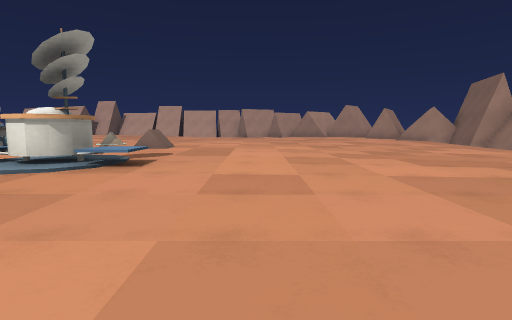
view 1 (above)

24 first-person views from a walk through a level from a Godot 3-D game. The camera is 1.2 m above the floor, tilts 6° down and sees 80° across. The floor is counted in squares, 2 m on a side. Each view is taken from the middle of a square. On the plan, view 1 faces up. The plan holds only what a view shows up to about 9 squares ahead; the rest is blank. The place goes on beyond the plan.

view 2
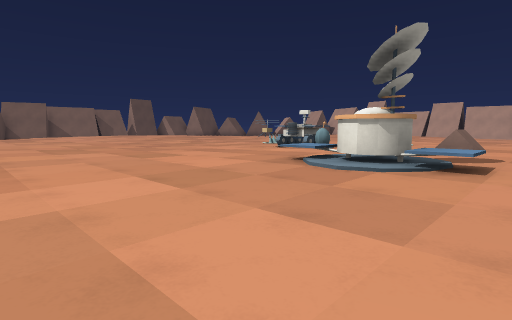

view 3
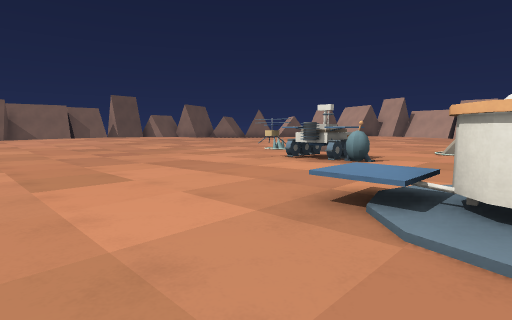

view 4
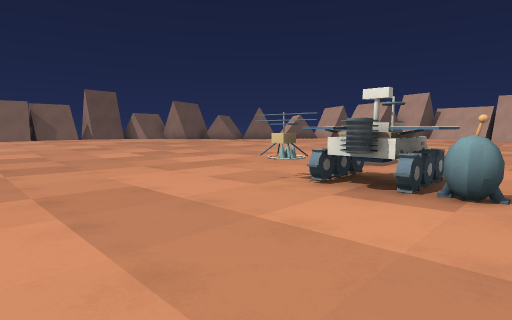

view 5
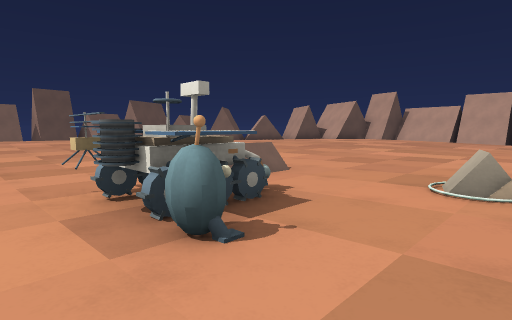

view 6
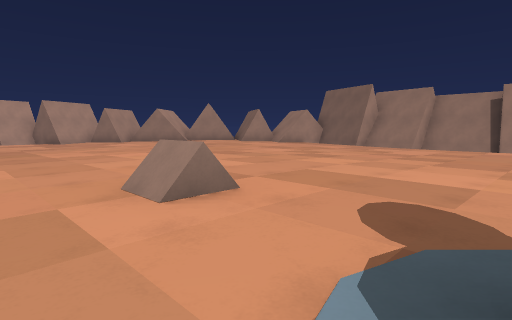

view 7
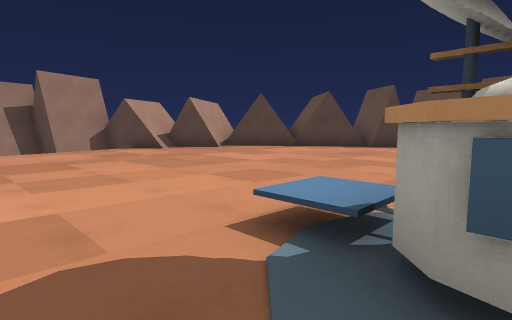

view 8
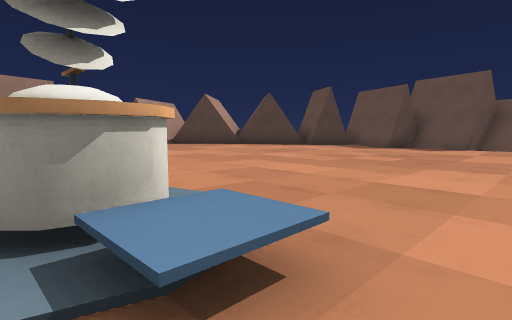

view 9
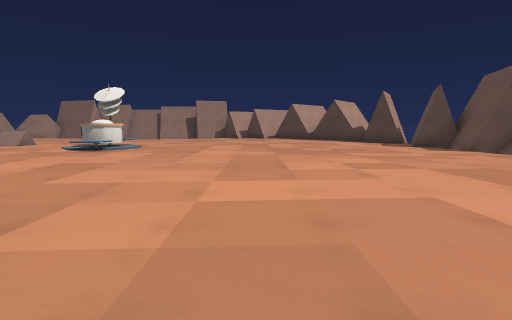

view 10
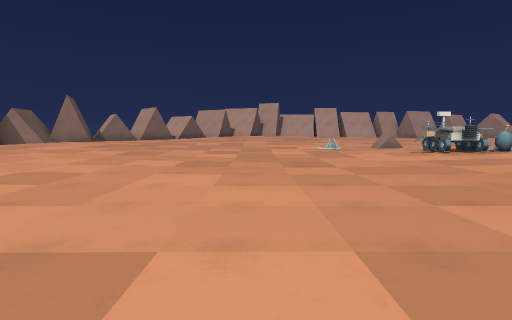

view 11
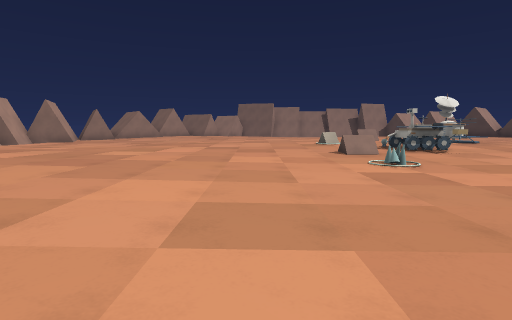

view 12
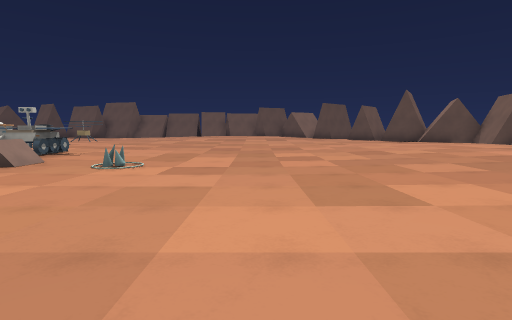

view 13
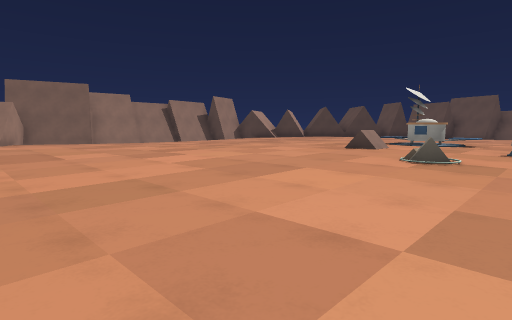

view 14
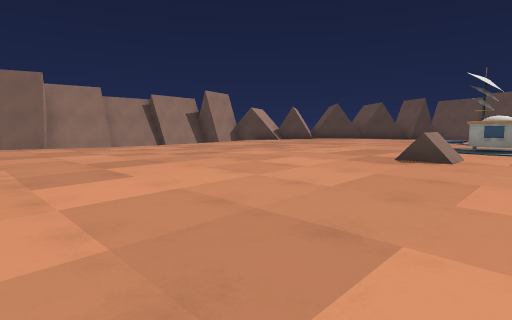

view 15
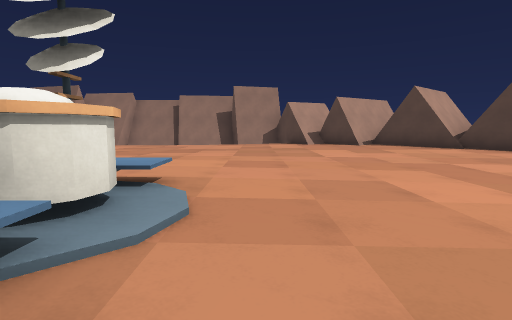

view 16
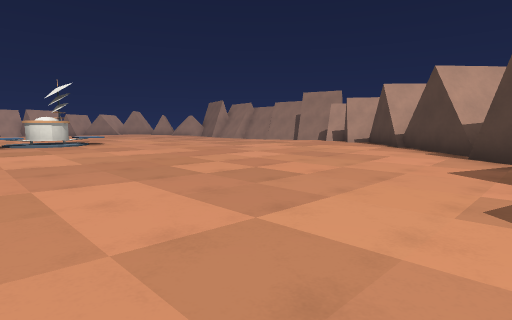

view 17
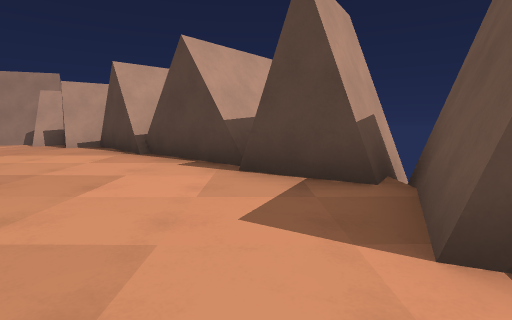

view 18
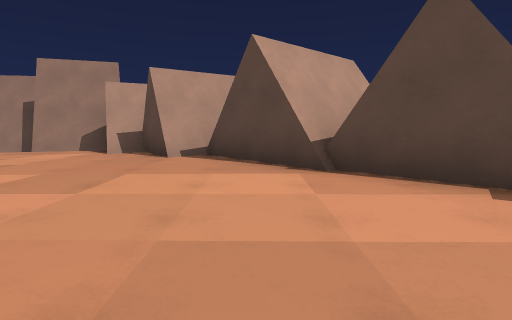

view 19
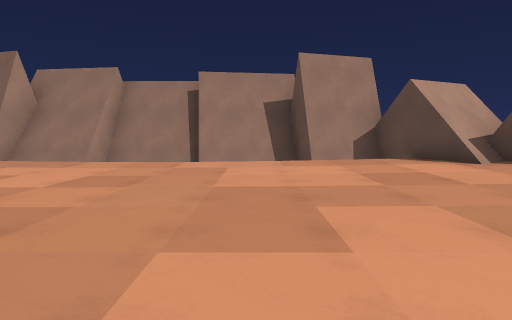

view 20
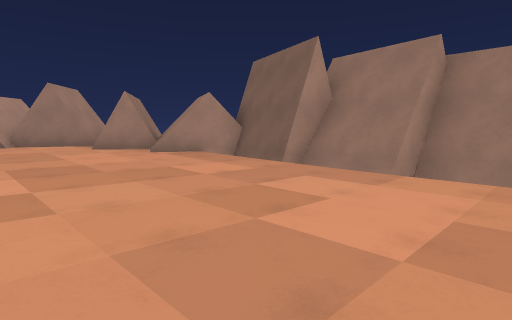

view 21
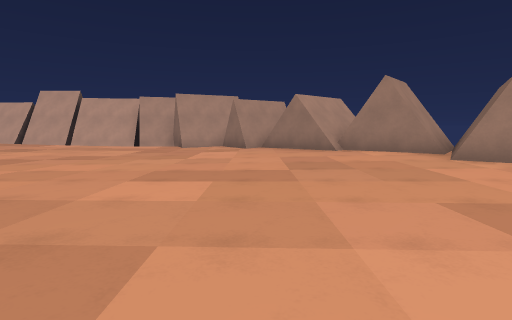

view 22
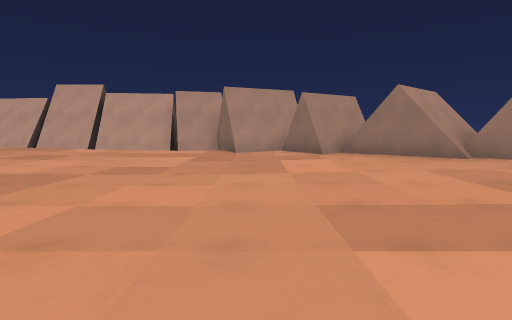

view 23
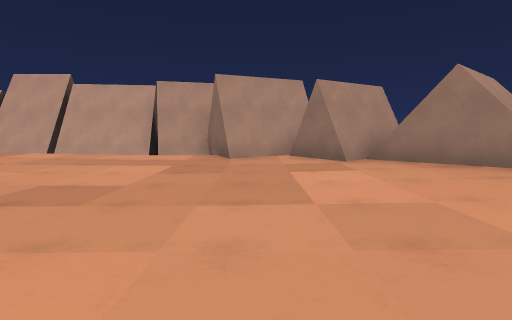

view 24
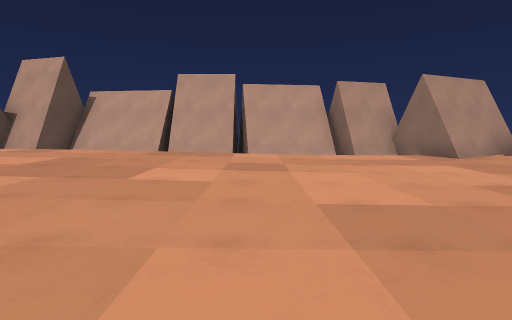

### Floor plan
Points are (right, up) in squares from view 1. A wall is a line through its corners. A room is listed if a view was taken in it or the views show most of it. See-through windows are left out.
Room 1 (views 1, 2, 3, 4, 5, 6, 7, 8, 9, 10, 11, 12, 13, 14, 15, 16, 17, 18, 19, 20, 21, 22, 23, 24)
walls: (-8, 7) (-7.5, 7) (-7.6, 6.9) (-7.6, 7.1) (-8, 7.1); (-3.1, 5.1) (-2.7, 5); (-3.2, 5) (-2.8, 5) (-2.5, 4.7); (-2.6, 4.3) (-3.1, 4.2); (-2.9, 3.9) (-3.3, 4) (-3.5, 4.3); (-0.6, 20.7) (-1.3, 22.3); (5.9, 15.3) (7.3, 17.5); (8, 8.6) (8.3, 10.7); (1.6, 19.8) (0.8, 21.1); (3.9, 18) (2.2, 19.9); (5.5, -0.3) (6.8, 0.5); (6.5, 1.2) (8.5, 2.1) (8, 3.8); (8.3, 8.7) (8.5, 10.6) (7.8, 10.9) (8.3, 12.6); (-7.5, 22.3) (-9.4, 22.6); (7.8, 3.7) (8.6, 4); (3.6, -2.9) (5.7, -1.1); (6.9, 14.7) (5.8, 15.4); (-10.5, 21.9) (-11.9, 22.3); (5.9, 16.6) (4.1, 18.1); (8.6, 6.4) (8.6, 8.8); (-3.2, 22.5) (-5.3, 22.2); (-2.7, 22.4) (-5.3, 22); (-0.9, -5.9) (1.6, -7.1); (8.4, 12) (8.9, 13.5); (-1, 22.3) (-2.5, 21.9); (2.2, -4.8) (3.9, -2.8); (7.2, 15.7) (6.6, 14.8); (8.8, 4.1) (8.5, 6.5); (-1, 22.5) (-2.6, 22.1); (6.3, -1.3) (5.6, -0.2); (4.6, -3.3) (3.9, -2.6); (-3.2, -7.4) (-3, -6.6); (1.1, -6) (1.9, -4.8); (1.7, 21.9) (-0.7, 20.9); (7.6, -0.4) (6.8, 1.4); (3.3, 21.1) (1.4, 19.9); (5.1, -3.7) (4, -2.5); (5.5, 19.6) (3.7, 18.1); (5.3, 19.8) (3.6, 18.3)
low walls: (-7.6, 9) (-7.6, 9.5); (-2.7, 7) (-2.7, 7.5); (-2.6, 7) (-2.6, 7.5); (5.8, 15.4) (7.1, 17.6); (-5.5, 22.4) (-7.4, 22.4); (6.8, 0.5) (6.5, 1.2); (8.3, 12.7) (8.6, 13.6); (4.7, 18.6) (3.9, 18); (0.9, 21.4) (-0.6, 20.7); (2.6, 20.4) (1.6, 19.8); (6, -1.2) (5.5, -0.3); (8.6, 4) (8.3, 6.5); (7.1, 0.3) (6.6, 1.2); (7.1, 17.9) (5.9, 16.6)
objects: wheel (-7, 7); wheel (-7, 8); wheel (-6, 7); wheel (-6, 8)

Where each view was taken, in squares from view 1:
view 1: 0 up, 0 right, facing up
view 2: 0 up, 1 left, facing up-left
view 3: 2 up, 3 left, facing up-left
view 4: 4 up, 5 left, facing up-left
view 5: 6 up, 4 left, facing up-left
view 6: 5 up, 4 left, facing up-right
view 7: 6 up, 3 left, facing down-right
view 8: 5 up, 5 left, facing down-right
view 9: 0 up, 12 left, facing right
view 10: 1 down, 12 left, facing up
view 11: 12 up, 15 left, facing right
view 12: 15 up, 12 left, facing down
view 13: 15 up, 6 left, facing down-right
view 14: 13 up, 4 left, facing down-right
view 15: 3 up, 5 left, facing right
view 16: 6 down, 5 left, facing up-right
view 17: 5 down, 2 left, facing right
view 18: 2 down, 0 right, facing right
view 19: 5 up, 1 right, facing right
view 20: 7 up, 3 right, facing up-right
view 21: 10 up, 2 right, facing up
view 22: 12 up, 0 right, facing up
view 23: 14 up, 0 right, facing up
view 24: 14 up, 5 left, facing up
